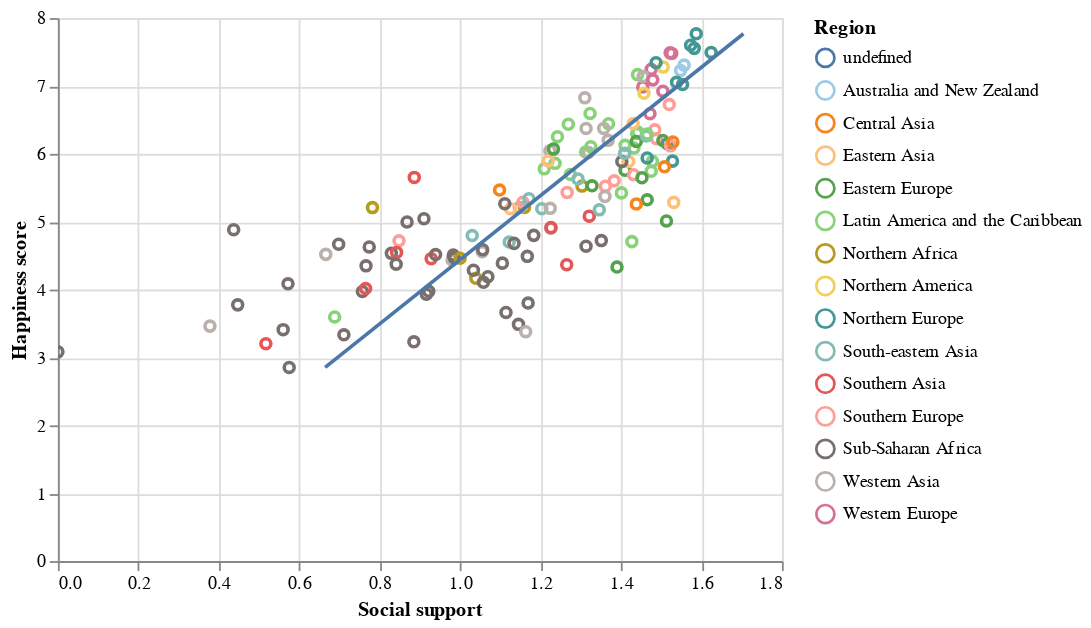

The code cell stored with this chart in its notebook:
### Code cell
ScoreBySocialSupport.interactive().add_selection(selection) + ScoreBySocialSupportLine

### Figure 1 — Vega-Lite specification as saved in the notebook (floating-point values rounded to 4 significant figures; data arrays with more than 128 entries replaced by an {"elided": "..."} marker saying what was removed)
{"config": {"view": {"continuousWidth": 400, "continuousHeight": 300}}, "layer": [{"mark": "point", "encoding": {"color": {"type": "nominal", "field": "Region", "scale": {"scheme": "tableau20"}}, "opacity": {"condition": {"value": 1, "selection": "selector352"}, "value": 0.1}, "tooltip": [{"type": "nominal", "field": "Country"}], "x": {"type": "quantitative", "field": "Social support"}, "y": {"type": "quantitative", "field": "Happiness score"}}, "selection": {"selector355": {"type": "interval", "bind": "scales", "encodings": ["x", "y"]}, "selector352": {"type": "multi", "fields": ["Region"], "bind": "legend"}}}, {"mark": "line", "encoding": {"color": {"type": "nominal", "field": "Region", "scale": {"scheme": "tableau20"}}, "opacity": {"condition": {"value": 1, "selection": "selector352"}, "value": 0.1}, "tooltip": [{"type": "nominal", "field": "Country"}], "x": {"type": "quantitative", "field": "Social support"}, "y": {"type": "quantitative", "field": "Happiness score"}}, "transform": [{"on": "Happiness score", "regression": "Social support"}]}], "data": {"name": "data-eecb02b8fc6347241acc941c20805a53"}, "$schema": "https://vega.github.io/schema/vega-lite/v4.8.1.json", "datasets": {"data-eecb02b8fc6347241acc941c20805a53": {"elided": "195 records"}}}
